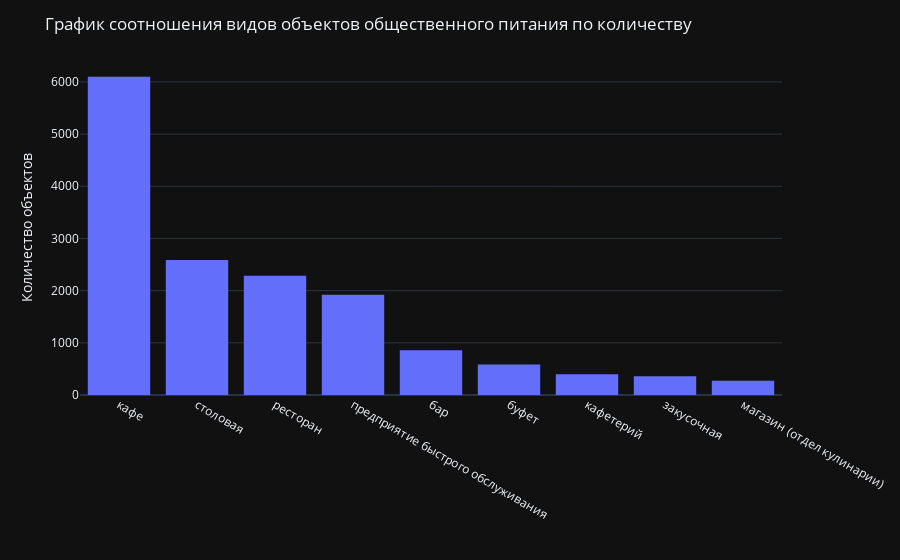

The cell this chart's notebook holds for it:
### Code cell
# Построим график:
obj_type = px.histogram(data, x='object_type')
obj_type.update_layout(
    title='График соотношения видов объектов общественного питания по количеству',
    xaxis={'categoryorder':'total descending'}, 
    xaxis_title_text='',
    yaxis_title_text='Количество объектов',
    template='plotly_dark'
    )

obj_type.show()

### Figure 1 — Plotly figure (JSON) as saved in the notebook; plotly's stock layout.template omitted (floating-point values rounded to 4 significant figures; data arrays with more than 128 entries replaced by an {"elided": "..."} marker saying what was removed)
{"data": [{"alignmentgroup": "True", "bingroup": "x", "hovertemplate": "object_type=%{x}<br>count=%{y}<extra></extra>", "legendgroup": "", "marker": {"color": "#636efa", "pattern": {"shape": ""}}, "name": "", "offsetgroup": "", "orientation": "v", "showlegend": false, "type": "histogram", "x": {"elided": "15366 str values"}, "xaxis": "x", "yaxis": "y"}], "layout": {"barmode": "relative", "legend": {"tracegroupgap": 0}, "margin": {"t": 60}, "title": {"text": "График соотношения видов объектов общественного питания по количеству"}, "xaxis": {"anchor": "y", "categoryorder": "total descending", "domain": [0, 1], "title": {"text": ""}}, "yaxis": {"anchor": "x", "domain": [0, 1], "title": {"text": "Количество объектов"}}}}
